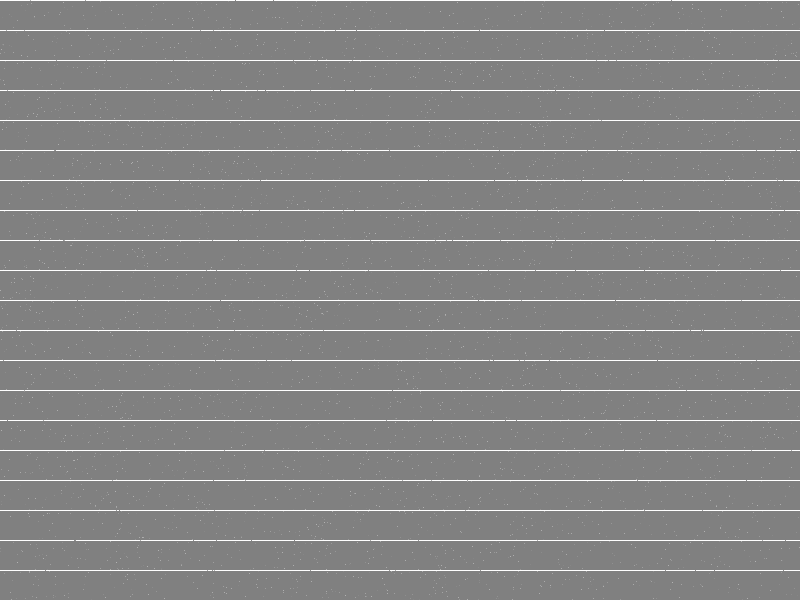
#> input picture wafer_image_1.png, 800 x 600 px; the run also reads 4 pictures not shown here
$ python problem.py
#> lines starting #> are read from the running program, lines starting #| are printed output that depends on the picture
from PIL import Image,ImageChops
import numpy as np
import csv
image1 = Image.open("wafer_image_1.png")
#> image1 is the input picture: PIL image 800x600 RGB; min 128, max 255, mean 132.5
image2 = Image.open("wafer_image_2.png")
new_image = Image.new('RGB',(2*image1.size[0], image1.size[1]), (250,250,250))
#> new_image: PIL image 1600x600 RGB; every value is 250
new_image.paste(image1,(0,0))
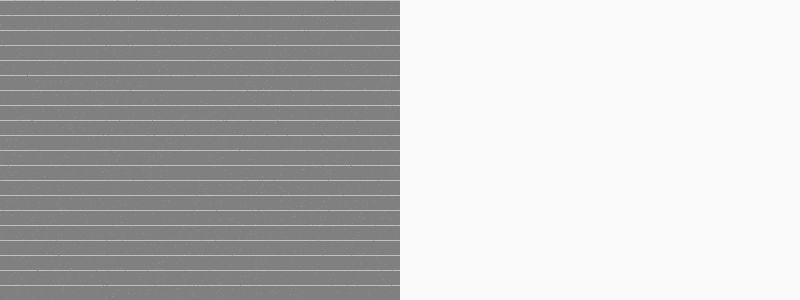
#> new_image: PIL image 1600x600 RGB (shown at 1/2 size); min 128, max 255, mean 191.2
new_image.paste(image2,(image1.size[0],0))
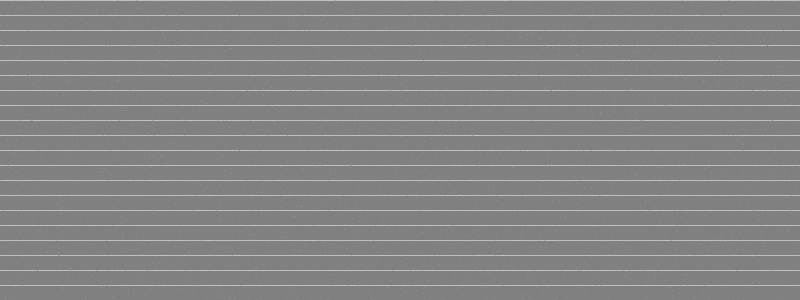
#> new_image: PIL image 1600x600 RGB (shown at 1/2 size); min 128, max 255, mean 132.5

image3 = Image.open("wafer_image_3.png")
image4 = Image.open("wafer_image_4.png")
new_image2 = Image.new('RGB',(2*image3.size[0], image3.size[1]), (250,250,250))
new_image2.paste(image3,(0,0))
new_image2.paste(image4,(image3.size[0],0))

new_image3 = Image.new('RGB',(2*new_image.size[0], new_image.size[1]), (250,250,250))
#> new_image3: PIL image 3200x600 RGB; every value is 250
new_image3.paste(new_image,(0,0))
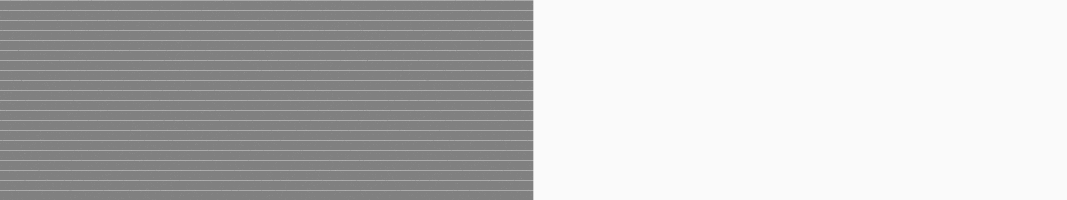
#> new_image3: PIL image 3200x600 RGB (shown at 1/3 size); min 128, max 255, mean 191.2
new_image3.paste(new_image2,(new_image.size[0],0))
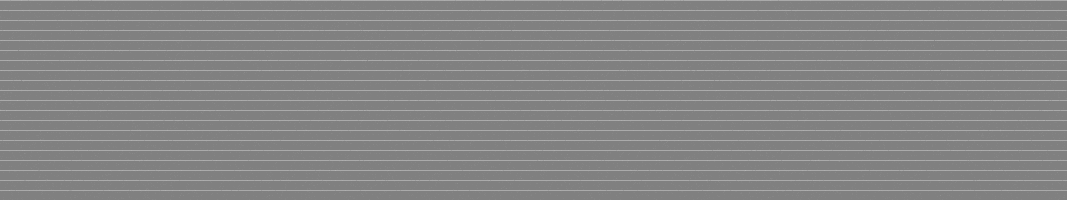
#> new_image3: PIL image 3200x600 RGB (shown at 1/3 size); min 128, max 255, mean 132.5

image5 = Image.open("wafer_image_5.png")
new_image4 = Image.new('RGB',(new_image3.size[0]+image5.size[0], new_image3.size[1]), (250,250,250))
#> new_image4: PIL image 4000x600 RGB; every value is 250
new_image4.paste(new_image3,(0,0))
new_image4.paste(image5,(new_image3.size[0],0))
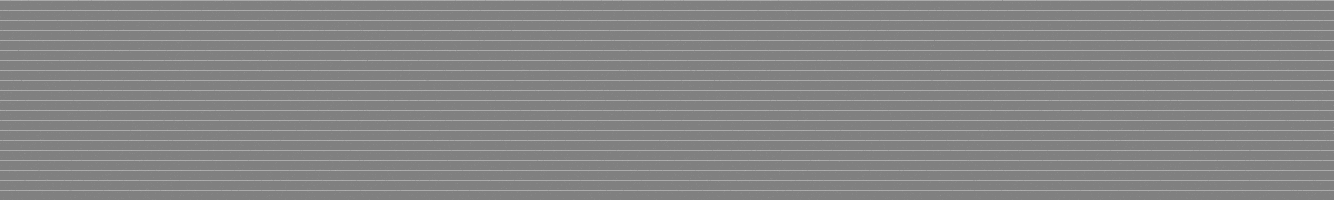
#> new_image4: PIL image 4000x600 RGB (shown at 1/3 size); min 128, max 255, mean 132.5
#new_image4.show()

b1=np.asarray(image1)
b2=np.asarray(image2)
a1=np.asarray(image3)
a2=np.asarray(image4)
a3=np.asarray(image5)
b3=b1-b2
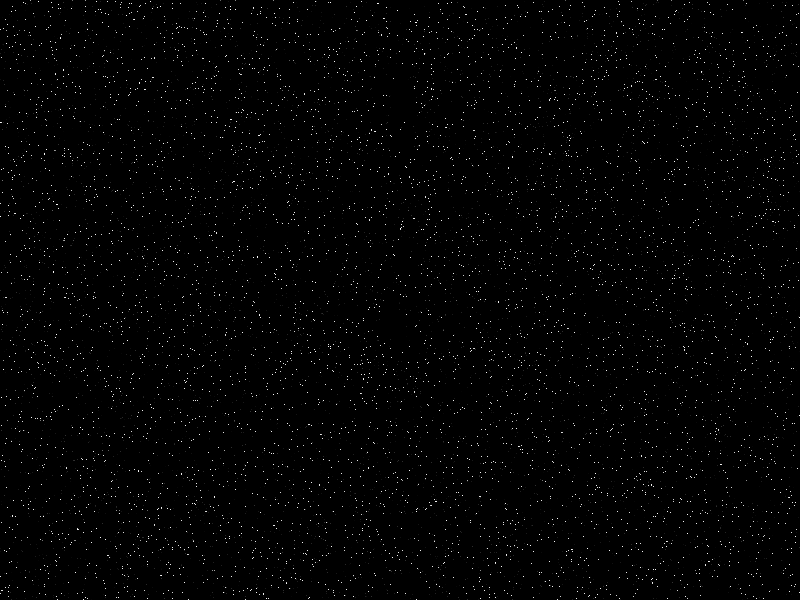
#> b3: shape (600, 800, 3); min 0, max 255, mean 2.6
b4=b1-a1
b5=b1-a2
b6=b1-a3
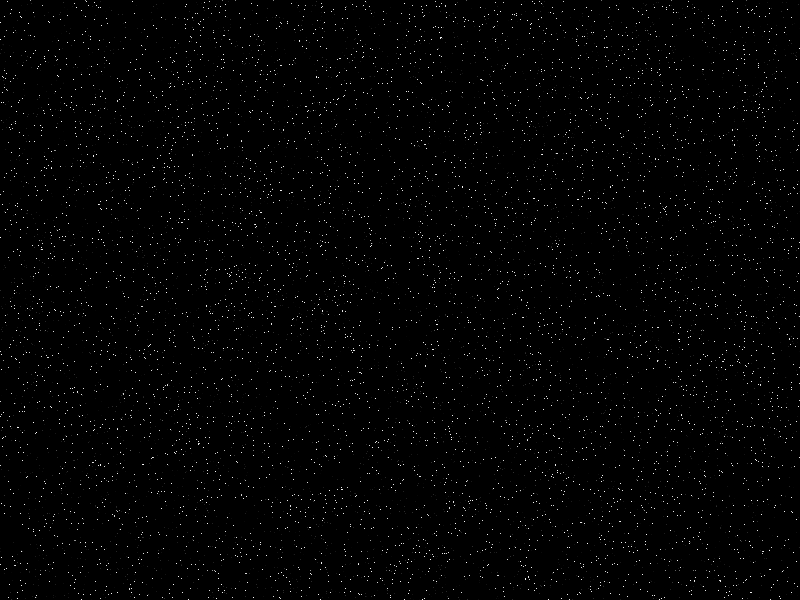
#> b6: shape (600, 800, 3); min 0, max 255, mean 2.6
b7=b2-a1
b8=b2-a2
b9=b2-a3
b10=a1-a2
b11=a1-a3
b12=a2-a3
diff = Image.fromarray(b3)
diff1 = Image.fromarray(b4)
diff2 = Image.fromarray(b5)
diff3 = Image.fromarray(b6)
diff4 = Image.fromarray(b7)
diff5 = Image.fromarray(b8)
diff6 = Image.fromarray(b9)
diff7 = Image.fromarray(b10)
diff8 = Image.fromarray(b11)
diff9 = Image.fromarray(b12)
l=[]
def common_member(a, b):
    result = [i for i in a if i in b]
    return result
#
pim = diff.convert('RGB')
im  = np.array(pim)
black=[0,0,0]
X,Y = np.where(np.all(im!=black,axis=2))
#> X = 9894 values from 0 to 599; Y = 9894 values, max 799 at index 475, min 0 at index 476, mean 395.8
l=[]
for i in range(0,len(X)):
    t=()
    t=t+(X[i],Y[i])
    l.append(t)
#> this loop made 9894 passes
#> t on passes 1 to 3: (0, 30), (0, 72), (0, 85)
#> after the loop, l = 9894 pairs, first value 0 to 599, second value 0 to 799
cm=[]
#
pim=diff1.convert('RGB')
im=np.array(pim)
X,Y = np.where(np.all(im!=black,axis=2))
#> X = 9907 values from 0 to 599; Y = 9907 values, max 799 at index 332, min 0 at index 608, mean 396.7
l1=[]
for i in range(0,len(X)):
    t=()
    t=t+(X[i],Y[i])
    l1.append(t)
#> this loop made 9907 passes
#> t on passes 1 to 3: (0, 30), (0, 85), (0, 86)
#> after the loop, l1 = 9907 pairs, first value 0 to 599, second value 0 to 799

ll=[]
cm=common_member(l,l1)
#> in common_member, `result = [i for i in a if i in b]`: result = 5025 pairs, first value 0 to 599, second value 0 to 799
#> cm has the same summary as result in common_member
for i in cm:
    i=(1,)+i
    ll.append(i)
#> this loop made 5025 passes
#> i on passes 1 to 3: (1, 0, 30), (1, 0, 85), (1, 0, 235)
#> after the loop, ll = 5025 items, first 6: (1, 0, 30), (1, 0, 85), (1, 0, 235), (1, 0, 273), (1, 0, 671), (1, 1, 100)


l2=[]
cm2=[]
#
pim = diff2.convert('RGB')
im  = np.array(pim)
black=[0,0,0]
X,Y = np.where(np.all(im!=black,axis=2))
#> X = 9910 values from 0 to 599; Y = 9910 values, max 799 at index 483, min 0 at index 877, mean 395.5
for i in range(0,len(X)):
    t=()
    t=t+(X[i],Y[i])
    l2.append(t)
#> this loop made 9910 passes
#> t on passes 1 to 3: (0, 30), (0, 85), (0, 235)
#> after the loop, l2 = 9910 pairs, first value 0 to 599, second value 0 to 799

l4=[]
cm2=common_member(l1, l2)
#> cm2 = 5009 pairs, first value 0 to 599, second value 0 to 799
for i in cm2:
    i=(1,)+i
    l4.append(i)
#> this loop made 5009 passes
#> after the loop, l4 = 5009 items, first 6: (1, 0, 30), (1, 0, 85), (1, 0, 235), (1, 0, 273), (1, 0, 671), (1, 1, 100)
ll2=[]

cmm=common_member(l, l2)
#> cmm = 5040 pairs, first value 0 to 599, second value 0 to 799
for i in cmm:
    i=(1,)+i
    ll2.append(i)
#> this loop made 5040 passes
#> after the loop, ll2 = 5040 items, first 6: (1, 0, 30), (1, 0, 85), (1, 0, 235), (1, 0, 273), (1, 0, 671), (1, 1, 96)

#
pim=diff3.convert('RGB')
im=np.array(pim)
X,Y = np.where(np.all(im!=black,axis=2))
#> X = 9899 values from 0 to 599; Y = 9899 values, max 799 at index 479, min 0 at index 363, mean 398.3
l3=[]
l19=[]
l20=[]
l21=[]
for i in range(0,len(X)):
    t=()
    t=t+(X[i],Y[i])
    l3.append(t)
#> this loop made 9899 passes
#> t on passes 1 to 3: (0, 30), (0, 85), (0, 222)
#> after the loop, l3 = 9899 pairs, first value 0 to 599, second value 0 to 799
cm3=common_member(l,l3)
#> cm3 = 5017 pairs, first value 0 to 599, second value 0 to 799
for i in cm3:
    i=(1,)+i
    l19.append(i)
#> this loop made 5017 passes
#> after the loop, l19 = 5017 items, first 6: (1, 0, 30), (1, 0, 85), (1, 0, 235), (1, 0, 273), (1, 0, 671), (1, 1, 100)
cm7=common_member(l1,l3)
#> cm7 = 5016 pairs, first value 0 to 599, second value 0 to 799
for i in cm7:
    i=(1,)+i
    l20.append(i)
#> this loop made 5016 passes
#> after the loop, l20 = 5016 items, first 6: (1, 0, 30), (1, 0, 85), (1, 0, 235), (1, 0, 273), (1, 0, 671), (1, 1, 100)

cm8=common_member(l2,l3)
#> cm8 = 5019 pairs, first value 0 to 599, second value 0 to 799
for i in cm8:
    i=(1,)+i
    l21.append(i)
#> this loop made 5019 passes
#> after the loop, l21 = 5019 items, first 6: (1, 0, 30), (1, 0, 85), (1, 0, 235), (1, 0, 273), (1, 0, 671), (1, 1, 100)

#
pim = diff4.convert('RGB')
im  = np.array(pim)
black=[0,0,0]
n=[]
X,Y = np.where(np.all(im!=black,axis=2))
#> X = 9898 values from 0 to 599; Y = 9898 values, max 799 at index 346, min 0 at index 480, mean 397.5
l5=[]
for i in range(0,len(X)):
    t=()
    t=t+(X[i],Y[i])
    l5.append(t)
#> this loop made 9898 passes
#> t on passes 1 to 3: (0, 72), (0, 86), (0, 205)
#> after the loop, l5 = 9898 pairs, first value 0 to 599, second value 0 to 799
cmp=common_member(l, l5)
#> cmp has the same summary as cm7
for i in cmp:
    i=(2,)+i
    n.append(i)
#> this loop made 5016 passes
#> i on passes 1 to 3: (2, 0, 72), (2, 0, 220), (2, 0, 565)

#
pim=diff5.convert('RGB')
im=np.array(pim)
ll1=[]
X,Y = np.where(np.all(im!=black,axis=2))
l6=[]
for i in range(0,len(X)):
    t=()
    t=t+(X[i],Y[i])
    l6.append(t)
cm4=common_member(l5, l6)
for i in cm4:
    i=(2,)+i
    ll1.append(i)
#> this loop made 5009 passes
#> i on passes 1 to 3: (0, 72), (0, 220), (0, 565)
n1=[]
cmp1=common_member(l, l6)
for i in cmp1:
    i=(2,)+i
    n1.append(i)
#> this loop made 5014 passes

l8=[]
#
pim = diff6.convert('RGB')
im  = np.array(pim)
black=[0,0,0]
l7=[]
X,Y = np.where(np.all(im!=black,axis=2))
for i in range(0,len(X)):
    t=()
    t=t+(X[i],Y[i])
    l7.append(t)
cm5=common_member(l5, l7)
for i in cm5:
    i=(2,)+i
    l8.append(i)
#> this loop made 5022 passes
l23=[]
l24=[]
cm9=common_member(l, l7)
for i in cm9:
    i=(2,)+i
    l23.append(i)
#> this loop made 5023 passes

cm10=common_member(l6, l7)
for i in cm10:
    i=(2,)+i
    l24.append(i)


#
pim=diff7.convert('RGB')
im=np.array(pim)
X,Y = np.where(np.all(im!=black,axis=2))

l9=[]
for i in range(0,len(X)):
    t=()
    t=t+(X[i],Y[i])
    l9.append(t)


cm6=[]
#
pim = diff8.convert('RGB')
im  = np.array(pim)
black=[0,0,0]
X,Y = np.where(np.all(im!=black,axis=2))

l10=[]
l11=[]
for i in range(0,len(X)):
    t=()
    t=t+(X[i],Y[i])
    l10.append(t)
cm6=common_member(l9, l10)
for i in cm6:
    i=(3,)+i
    l11.append(i)
#> this loop made 5023 passes
#> i on passes 1 to 3: (0, 86), (0, 205), (0, 237)
lists=l4+ll+ll2+l19+l20+l21
lists1=n+ll1+n1+l8+l23+l24
with open('sample.csv','w') as f:
    writer = csv.writer(f,delimiter=",")
    for tup in lists:
        writer.writerow(tup)
#> this loop made 30126 passes
    for tup in lists1:
        writer.writerow(tup)
#> this loop made 30107 passes
    for tup in l11:
        writer.writerow(tup)
#> this loop made 5023 passes
#> tup on passes 1 to 3: (3, 0, 86), (3, 0, 205), (3, 0, 237)

#print(l8)
#print(l11)
#
'''pim=diff9.convert('RGB')
im=np.array(pim)
X,Y = np.where(np.all(im!=black,axis=2))
for i in range(0,len(X)):
    f.write("(")
    f.write(str(X[i]))
    f.write(",")
    f.write(str(Y[i]))
    f.write(")")
    f.write("\n")'''

#> (the run stopped early here; a loop or call above may not have finished)
